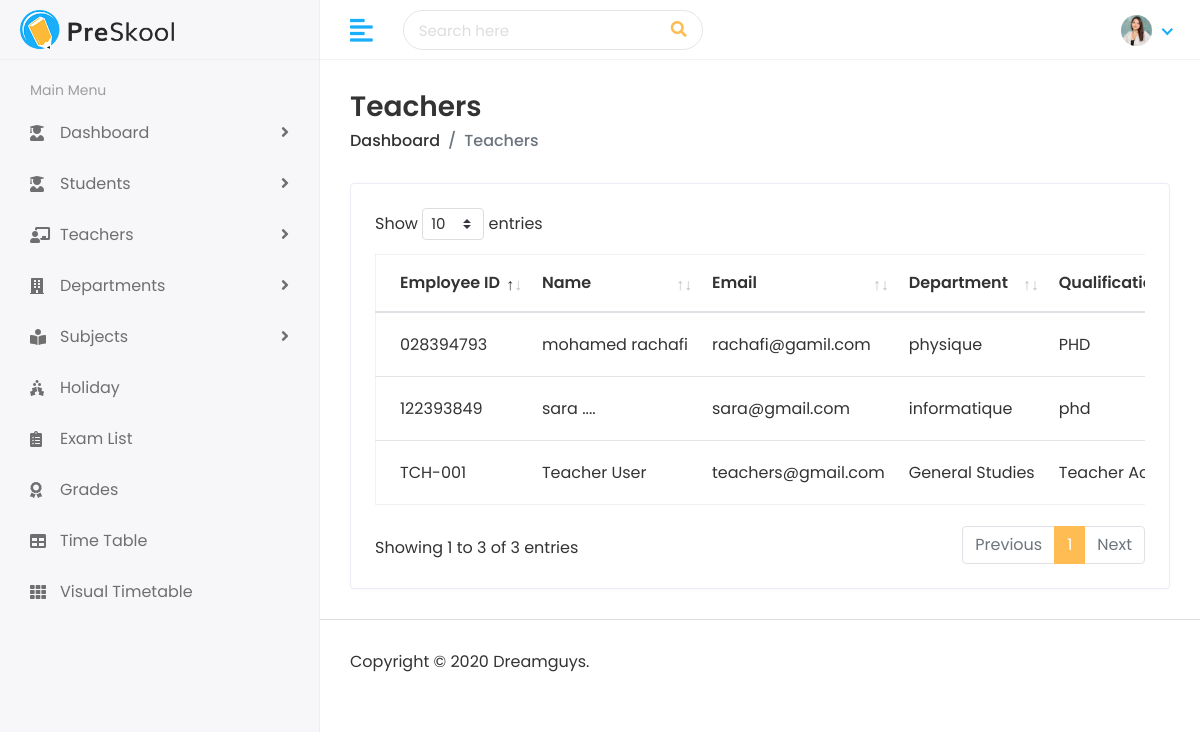
The app's page /teachers/ (signed in), older data.
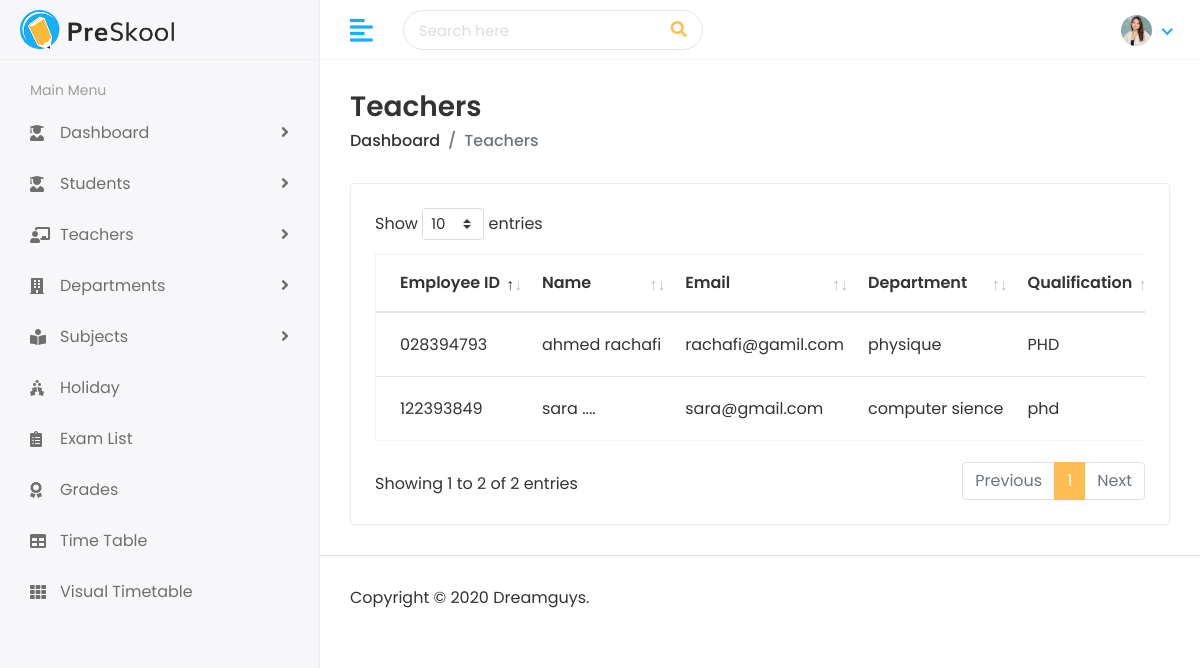
The same page, newer data.
### faculty/models.py (models this page shows, shortened)
class TeacherProfile(models.Model):
    user = models.OneToOneField(
        settings.AUTH_USER_MODEL,
        on_delete=models.SET_NULL,
        related_name="teacher_profile",
        null=True,
        blank=True,
    )
    department = models.ForeignKey(
        Department,
        on_delete=models.SET_NULL,
        related_name="teachers",
        null=True,
        blank=True,
    )
    employee_id = models.CharField(max_length=20, unique=True)
    first_name = models.CharField(max_length=100)
    last_name = models.CharField(max_length=100)
    email = models.EmailField(unique=True)
    phone_number = models.CharField(max_length=20)
    qualification = models.CharField(max_length=255)
    hire_date = models.DateField()
    is_active = models.BooleanField(default=True)
    created_at = models.DateTimeField(auto_now_add=True)
    class Meta:
        ordering = ["first_name", "last_name"]
    @property
    def full_name(self):
        return f"{self.first_name} {self.last_name}".strip()

class Department(models.Model):
    name = models.CharField(max_length=150, unique=True)
    description = models.TextField(blank=True)
    created_at = models.DateTimeField(auto_now_add=True)
    class Meta:
        ordering = ["name"]
    def __str__(self):
        return self.name

### faculty/views.py (the view)
# urls.py: path("teachers/", views.teacher_list, name="teacher_list"),
@login_required
def teacher_list(request):
    teachers = TeacherProfile.objects.select_related("department", "user").all()
    return render(request, "faculty/teacher-list.html", {"teachers": teachers})

### home_auth/models.py (called while the page is built)
    @property
    def role(self):
        if self.is_superuser or self.is_admin:
            return "Admin"
        if self.is_teacher:
            return "Teacher"
        if self.is_student:
            return "Student"
        return "User"

### templates/faculty/teacher-list.html (shortened to what this page needs)
{% extends 'Home/base.html' %}
{% block page_title %}Teachers{% endblock %}
{% block breadcrumb_title %}Teachers{% endblock %}
{% block body %}
<div class="row">
    <div class="col-sm-12">
        <div class="card card-table">
            <div class="card-body">
                <div class="table-responsive">
                    <table class="table table-hover table-center mb-0 datatable">
                        <thead>
                            <tr>
                                <th>Employee ID</th>
                                <th>Name</th>
                                <th>Email</th>
                                <th>Department</th>
                                <th>Qualification</th>
                            </tr>
                        </thead>
                        <tbody>
                            {% for teacher in teachers %}
                                <tr>
                                    <td>{{ teacher.employee_id }}</td>
                                    <td>{{ teacher.full_name }}</td>
                                    <td>{{ teacher.email }}</td>
                                    <td>{{ teacher.department|default:"Not assigned" }}</td>
                                    <td>{{ teacher.qualification }}</td>
                                </tr>
                            {% empty %}
                                <tr><td colspan="6">No teachers available.</td></tr>
                            {% endfor %}
                        </tbody>
                    </table>
                </div>
            </div>
        </div>
    </div>
</div>
{% endblock %}

Row changes from the older to the newer data that the page shows:
removed TeacherProfile: employee_id "TCH-001", full_name "Teacher User", email "teachers@gmail.com", department "General Studies", qualification "Teacher…"
changed TeacherProfile "rachafi@gamil.com": full_name "mohamed rachafi" → "ahmed rachafi"
changed through a linked row, TeacherProfile "sara@gmail.com": department "informatique" → "computer sience"
Text that changed along with them:
text written by a page script: "Show entries Showing 1 to 3 of 3 entries Previous 1 Next" → "Show entries Showing 1 to 2 of 2 entries Previous 1 Next"
